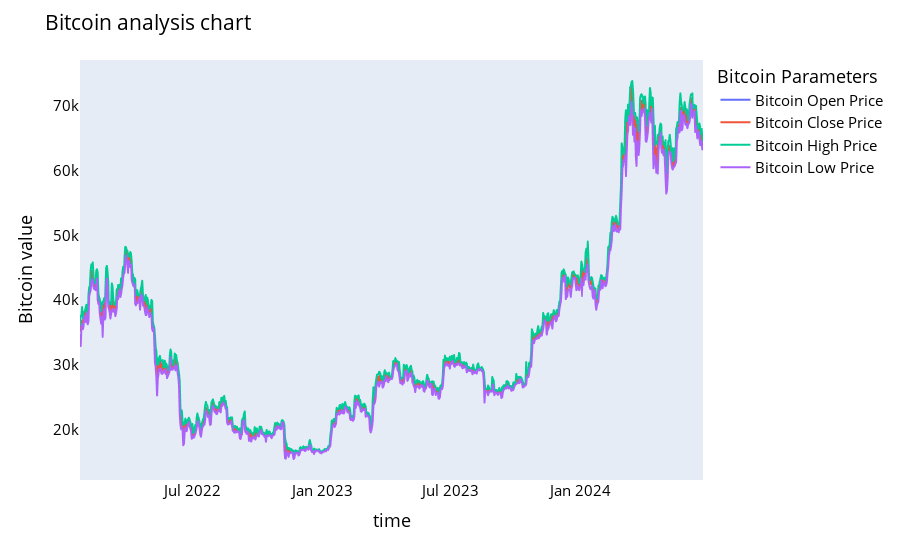

The notebook cell this image was saved under:
### Code cell
names = cycle(['Bitcoin Open Price','Bitcoin Close Price','Bitcoin High Price','Bitcoin Low Price'])

fig = px.line(y_overall, x=y_overall.time, y=[y_overall['open'], y_overall['close'],
                                          y_overall['high'], y_overall['low']],
             labels={'Date': 'time','value':'Bitcoin value'})
fig.update_layout(title_text='Bitcoin analysis chart', font_size=15, font_color='black',legend_title_text='Bitcoin Parameters')
fig.for_each_trace(lambda t:  t.update(name = next(names)))
fig.update_xaxes(showgrid=False)
fig.update_yaxes(showgrid=False)

fig.show()

### Figure 1 — Plotly figure (JSON) as saved in the notebook; plotly's stock layout.template omitted (floating-point values rounded to 4 significant figures; data arrays with more than 128 entries replaced by an {"elided": "..."} marker saying what was removed)
{"data": [{"hovertemplate": "variable=open<br>time=%{x}<br>Bitcoin value=%{y}<extra></extra>", "legendgroup": "open", "line": {"color": "#636efa", "dash": "solid"}, "marker": {"symbol": "circle"}, "mode": "lines", "name": "Bitcoin Open Price", "showlegend": true, "type": "scattergl", "x": {"elided": "882 str values"}, "xaxis": "x", "y": {"elided": "882 float values"}, "yaxis": "y"}, {"hovertemplate": "variable=close<br>time=%{x}<br>Bitcoin value=%{y}<extra></extra>", "legendgroup": "close", "line": {"color": "#EF553B", "dash": "solid"}, "marker": {"symbol": "circle"}, "mode": "lines", "name": "Bitcoin Close Price", "showlegend": true, "type": "scattergl", "x": {"elided": "882 str values"}, "xaxis": "x", "y": {"elided": "882 float values"}, "yaxis": "y"}, {"hovertemplate": "variable=high<br>time=%{x}<br>Bitcoin value=%{y}<extra></extra>", "legendgroup": "high", "line": {"color": "#00cc96", "dash": "solid"}, "marker": {"symbol": "circle"}, "mode": "lines", "name": "Bitcoin High Price", "showlegend": true, "type": "scattergl", "x": {"elided": "882 str values"}, "xaxis": "x", "y": {"elided": "882 float values"}, "yaxis": "y"}, {"hovertemplate": "variable=low<br>time=%{x}<br>Bitcoin value=%{y}<extra></extra>", "legendgroup": "low", "line": {"color": "#ab63fa", "dash": "solid"}, "marker": {"symbol": "circle"}, "mode": "lines", "name": "Bitcoin Low Price", "showlegend": true, "type": "scattergl", "x": {"elided": "882 str values"}, "xaxis": "x", "y": {"elided": "882 float values"}, "yaxis": "y"}], "layout": {"font": {"color": "black", "size": 15}, "legend": {"title": {"text": "Bitcoin Parameters"}, "tracegroupgap": 0}, "margin": {"t": 60}, "title": {"text": "Bitcoin analysis chart"}, "xaxis": {"anchor": "y", "domain": [0, 1], "showgrid": false, "title": {"text": "time"}}, "yaxis": {"anchor": "x", "domain": [0, 1], "showgrid": false, "title": {"text": "Bitcoin value"}}}}
